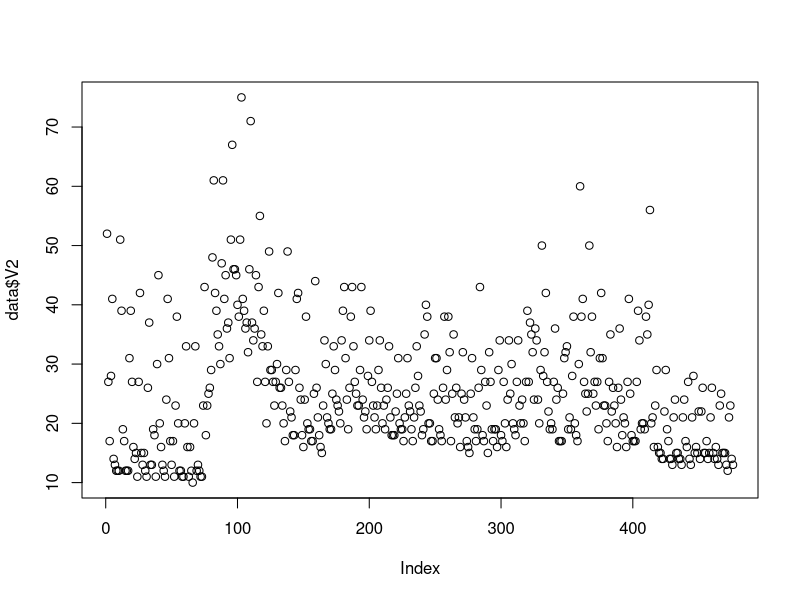

Generate this figure with R: (Note: this script raises an error after producing the figure.)
## ---- chunk 1
setwd('/home/leon/Documents/Data')
library(readr)
library(tidyverse)
library(lubridate)
library(tidyr)

dat1<-read_csv('Social_distancing_index_ST.csv',col_names=FALSE, col_select=-1)
setwd("/home/leon/Documents/Statts/speeches") 
prob<-read_csv('prob.csv')

## ---- chunk 2
prob<-prob[1:33,]
## ---- chunk 3
data<-dat1[,-1]
## ---- chunk 4

data<-t(data)
data<-as.data.frame(data)
#data<-data[2:602,1:51]



## ---- chunk 5
data$V1<-parse_date_time(data$V1,order='mdy')
## ---- chunk 6

diffdata<-lapply(data[-1], as.numeric)
diffdata<-lapply(diffdata, diff)

## ---- chunk 7
diffdata<-as.data.frame(diffdata)
## ---- chunk 8
V1<-data[-1,1]
diffdata<-cbind(V1, diffdata)
## ---- chunk 9


plot(data$V2)
## ---- chunk 10
matrix=as.data.frame(matrix(, nrow = 0, ncol = 52))
## ---- chunk 11
speechdates=c('28-01-2020','12-09-2020','20-06-2020','18-08-2020','19-09-2020','10-09-2020','28-08-2020','14-01-2020','13-03-2020','08-08-2020','28-02-2020','10-02-2020','15-04-2020','03-09-2020','19-02-2020','30-01-2020','01-06-2020','01-09-2020','20-02-2020','07-09-2020','11-03-2020','13-09-2020','17-09-2020','04-07-2020','08-09-2020','02-03-2020','23-04-2020','22-09-2020','18-09-2020','13-04-2020','21-02-2020','21-09-2020','05-11-2020')


## ---- chunk 12
for (i in seq(1:33)) {
for (date in speechdates[i]) {
  new= diffdata[diffdata$V1 > dmy(date) & diffdata$V1 <= dmy(date)+days(3),]
  matrix=rbind(matrix, new)
  
} }

## ---- chunk 13
realmatrix<-lapply(matrix[-1], as.numeric)
realmatrix<-as.data.frame(realmatrix)
## ---- chunk 14
n <- 3;
realmatrix<-aggregate(realmatrix, list(rep(1:(nrow(matrix) %/% n + 1), each = n, len = nrow(matrix))), mean)[-1]

## ---- chunk 15

realdf<-c(prob, realmatrix)
realdf<-as.data.frame(realdf)

## ---- chunk 16
statenames<-dat1[["X2"]]
statenames <- statenames[-1]
#statenames<-as.character(statenames)
## ---- chunk 17
library(data.table)
statenames<-as.character(statenames)
setnames(realdf, old=c(colnames(realdf[-c(1,2,3,4,5,6)])),new=c(statenames))
## ---- chunk 18
model<-lm(matrix$V47~prob$V3+prob$V1+prob$V2+prob$V5+prob$V4)
summary(model)
## ---- chunk 19
newdata<-data.frame(realdf[1:6], stack(realdf[7:57]))
## ---- chunk 20
library(lmerTest)
## ---- chunk 21
fe<- lmer(formula=values ~ 1+V3+(1+V3|ind), data=newdata)
## ---- chunk 22
summary(fe)
## ---- chunk 23
coefs<-coef(fe)$ind


## ---- chunk 24
coefs<-as.data.frame(coefs)
coefs
## ---- chunk 25
library(blme)
(fe<- blmer(formula=values ~ V1+V3+(1||ind), data=newdata))
